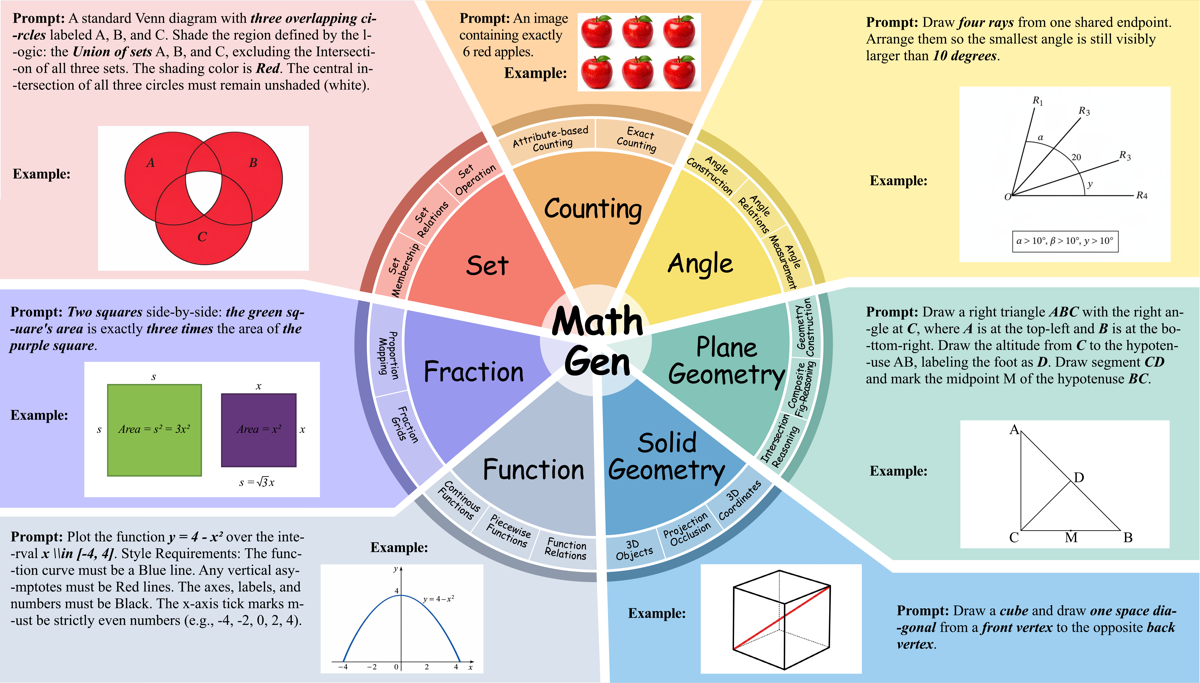
#> input picture assets/7domains.png, 1200 x 683 px
$ python set_43.py --image ../../../assets/7domains.png
#> lines starting #> are read from the running program, lines starting #| are printed output that depends on the picture; after the words box and inside, x2 and y2 are one past the last pixel; in counts of white or black regions, pixels touching at a corner belong together
### data/evaluate_script/evaluator_utils.py
"""Shared utilities for MathGen deterministic evaluator scripts.

These helpers standardize evaluator I/O without changing task-level decisions.
Prompt-specific scripts should keep their mathematical logic local or in a
topic-level common module.
"""

from __future__ import annotations

import argparse
import importlib.util
import json
import os
import re
from pathlib import Path
from typing import Any, Callable, Mapping, Optional


# [4 lines left out: function parse_image_id, not called in this run]


def to_jsonable(value: Any) -> Any:
    """Convert common numpy/scipy scalar and array values to JSON-safe types."""
    if isinstance(value, Mapping):
        return {str(k): to_jsonable(v) for k, v in value.items()}
    if isinstance(value, (list, tuple)):
        return [to_jsonable(v) for v in value]
    if hasattr(value, "item"):
        try:
            return value.item()
        except Exception:
            pass
    if hasattr(value, "tolist"):
        try:
            return value.tolist()
        except Exception:
            pass
    return value


def make_report(passed: bool, criteria: Optional[Mapping[str, Any]] = None, meta: Optional[Mapping[str, Any]] = None) -> dict:
    """Create the canonical evaluator report dictionary."""
    clean_criteria = {str(k): bool(v) for k, v in (criteria or {}).items()}
    return {
        "passed": bool(passed),
        "criteria": clean_criteria,
        "meta": to_jsonable(dict(meta or {})),
    }


def normalize_report(report: Any) -> dict:
    """Normalize legacy bool/list/dict evaluator outputs to the report schema."""
    report = to_jsonable(report)
    if isinstance(report, dict):
        passed = bool(report.get("passed", False))
        criteria = report.get("criteria", {})
        meta = report.get("meta", {})
        extra = {k: v for k, v in report.items() if k not in {"passed", "criteria", "meta"}}
        if extra:
            meta = {**dict(meta or {}), **extra}
        return make_report(passed, criteria, meta)
    if isinstance(report, (list, tuple)) and report:
        return make_report(bool(report[0]), meta={"raw_report": report})
    return make_report(bool(report), meta={"raw_report": report})


def print_report(report: Any, *, indent: int = 2) -> None:
    """Print a normalized evaluator report as JSON."""
    print(json.dumps(normalize_report(report), ensure_ascii=False, indent=indent))


# [17 lines left out: functions load_sibling_module, run_simple_cli, not called in this run]

### data/evaluate_script/set/set_43.py
#!/usr/bin/env python3
from __future__ import annotations
import argparse
import contextlib
import io
import json
import math
import os
import re
import sys
from itertools import combinations, permutations
from pathlib import Path
from typing import Any, Dict, Iterable, List, Optional, Sequence, Tuple
import cv2
import numpy as np
sys.path.insert(0, str(Path(__file__).resolve().parent))
sys.path.insert(0, str(Path(__file__).resolve().parents[1]))
from evaluator_utils import print_report
from ocr_label_utils import find_labels_in_circles, point_in_circle, verify_circle_and_rect_labels, verify_circle_labels
PROMPT_ID = 43
sys.path.insert(0, os.path.dirname(os.path.abspath(__file__)))
CircleI = Tuple[int, int, int]

# [46 lines left out: functions _hough_single, _hough_all, _is_duplicate_circle, detect_exactly_three_circles, not called in this run]

def circles_overlap(c1: CircleI, c2: CircleI, tol: float=5) -> bool:
    dist = np.hypot(c1[0] - c2[0], c1[1] - c2[1])
    return dist < c1[2] + c2[2] + tol

# [67 lines left out: functions all_three_overlap, circle_bool_mask, classify_abc, color_ratio_in_region, black_mask_hsv, broad_fill_mask and 1 more, not called in this run]

def evaluate(image_path: str, color_on_thresh: float=0.35, color_off_thresh: float=0.15, require_all_regions_present: bool=True) -> bool:
    """
    Target: shade U minus (A∪B∪C) in Black — i.e. inside U but outside all three circles.
    Shaded: outside_all_three (complement of circles). Unshaded: inside any circle.
    """
#> called with image_path = '../../../assets/7domains.png', color_on_thresh = 0.35, color_off_thresh = 0.15, require_all_regions_present = True
    c1_exists = os.path.exists(image_path)
    if not c1_exists:
        print('C1_file_exists: False')
        print('C1_image_readable: False')
        print('C2_three_circles_detected: False')
        print('C3_all_regions_correct: False')
        print('Result: FAIL')
        return False
    img = cv2.imread(image_path)
#> img is the input picture: shape (683, 1200, 3); mean B, G, R 202.5, 206.5, 210.4
    c1_readable = img is not None
#> c1_readable = True
    if not c1_readable:
        print('C1_file_exists: True')
        print('C1_image_readable: False')
        print('C2_three_circles_detected: False')
        print('C3_all_regions_correct: False')
        print('Result: FAIL')
        return False
    h, w = img.shape[:2]
#> h = 683; w = 1200
    gray = cv2.cvtColor(img, cv2.COLOR_BGR2GRAY)
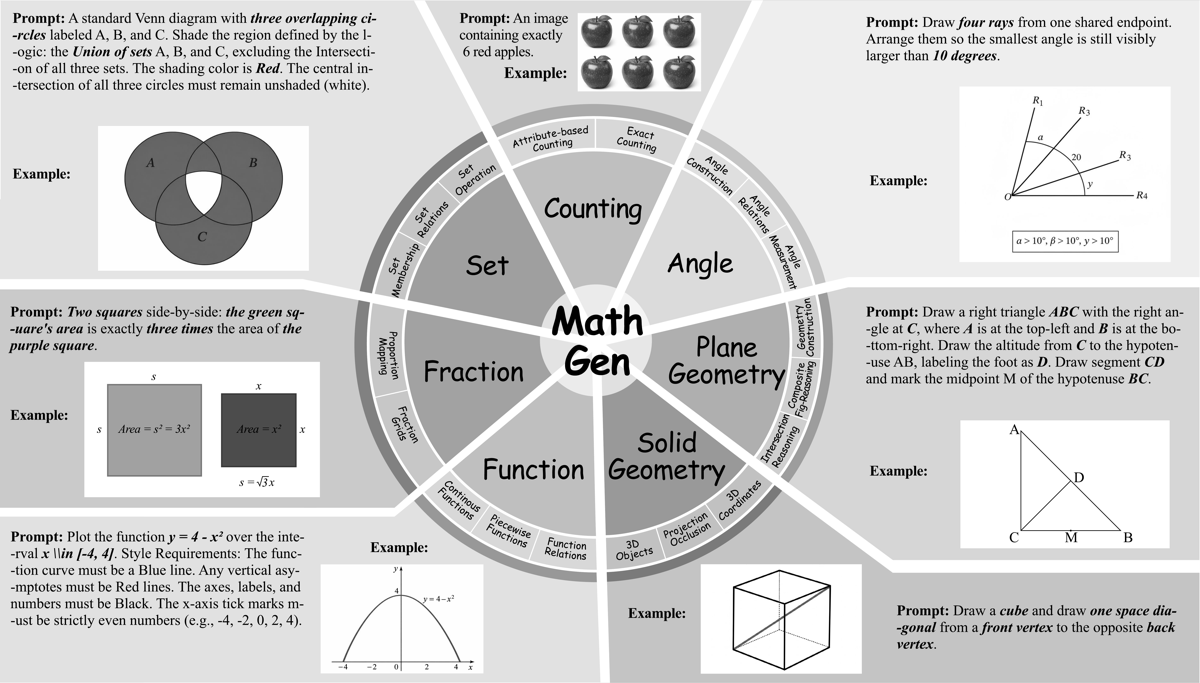
#> gray: shape (683, 1200); min 0, max 255, mean 207.2
    noisy_inv = cv2.threshold(gray, 200, 255, cv2.THRESH_BINARY_INV)[1]
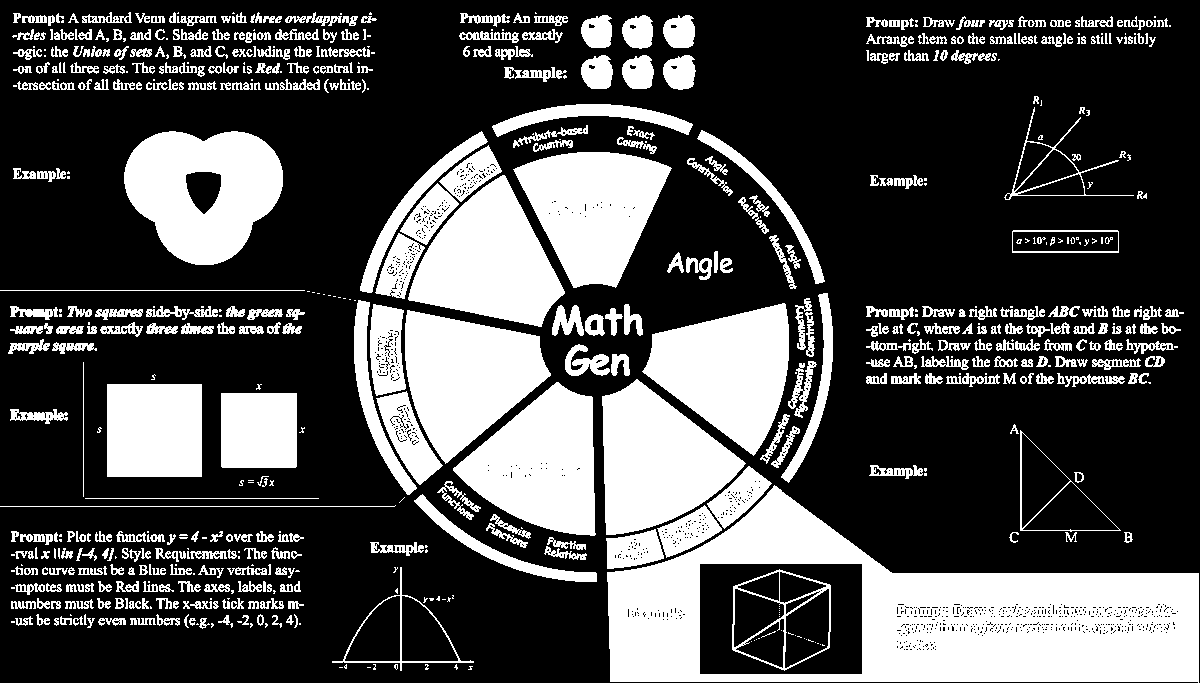
#> noisy_inv: shape (683, 1200); 30.6% white; 688 white regions (200 under 20 px), largest, box (x1, y1, x2, y2) and area: (607, 485, 1199, 683) 55469, (124, 131, 283, 265) 14718, (602, 379, 746, 535) 13989
    noisy_edges = cv2.Canny(noisy_inv, 50, 150)
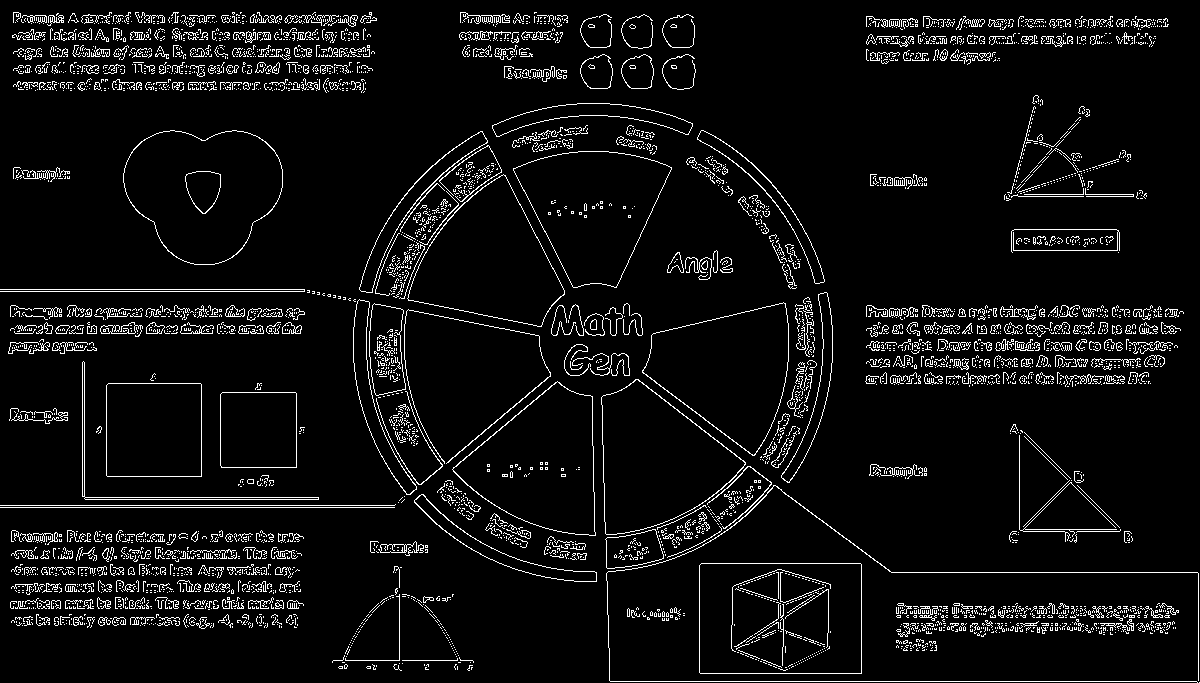
#> noisy_edges: shape (683, 1200); 5.9% white in thin lines or dots
    hsv = cv2.cvtColor(img, cv2.COLOR_BGR2HSV)
#> hsv: shape (683, 1200, 3); mean H, S, V 55, 54.6, 231.1
    colorful = ((hsv[:, :, 1] > 80) & (hsv[:, :, 2] > 100)).astype(np.uint8) * 255
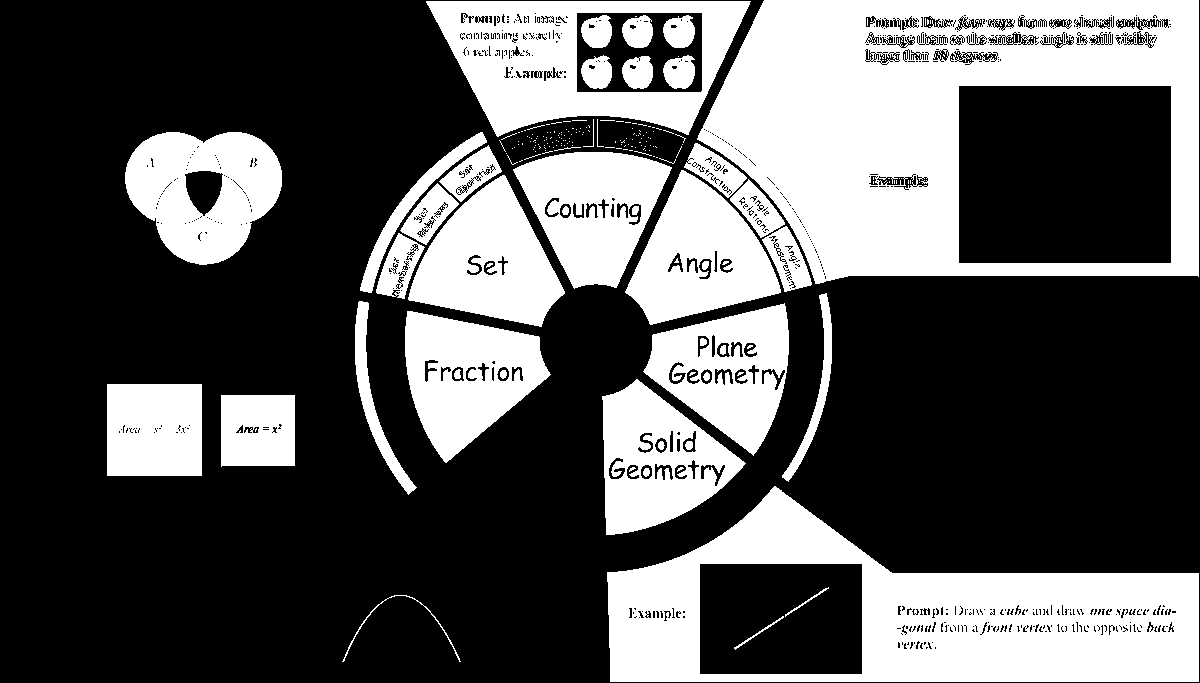
#> colorful: shape (683, 1200); 34.9% white; 245 white regions (201 under 20 px), largest, box (x1, y1, x2, y2) and area: (697, 0, 1199, 284) 81931, (607, 486, 1199, 682) 54904, (426, 1, 751, 137) 21387
    dark_density = cv2.countNonZero(noisy_inv) / float(h * w)
#> dark_density = 0.306
    edge_density = cv2.countNonZero(noisy_edges) / float(h * w)
#> edge_density = 0.0593
    color_density = cv2.countNonZero(colorful) / float(h * w)
#> color_density = 0.349
    if edge_density > 0.18 or (dark_density > 0.3 and color_density > 0.2):
        print('C1_file_exists: True')
        print('C1_image_readable: True')
        print('C2_three_circles_detected: False')
        print('C2_quality_reject: True')
        print('C3_all_regions_correct: False')
        print('Result: FAIL')
        return False
    gray = cv2.medianBlur(gray, 7)
    raw_from_run = _hough_all(gray, h, w)
    fallback_ok = nested_complement_fallback(img, raw_from_run)
    main_circles: List[CircleI] = []
    if len(raw_from_run) >= 4:
        max_r = max((c[2] for c in raw_from_run))
        main_circles = [c for c in raw_from_run if c[2] >= 0.6 * max_r] if max_r > 0 else []
        if len(main_circles) >= 4:
            if fallback_ok:
                print('C1_file_exists: True')
                print('C1_image_readable: True')
                print('C2_three_circles_detected: False')
                print('C3_nested_complement_fallback: True')
                print('Result: PASS')
                return True
            print('C1_file_exists: True')
            print('C1_image_readable: True')
            print('C2_three_circles_detected: False')
            print('C2_exactly_three_circles: False')
            print(f'C2_circles_count: {len(main_circles)}')
            print('C3_all_regions_correct: False')
            print('Result: FAIL')
            return False
    circles_count = len(main_circles) if main_circles else min(len(raw_from_run), 3)
    circles = detect_exactly_three_circles(gray, h, w)
    c2_three = len(circles) == 3
    if not c2_three:
        if fallback_ok:
            print('C1_file_exists: True')
            print('C1_image_readable: True')
            print('C2_three_circles_detected: False')
            print('C3_nested_complement_fallback: True')
            print('Result: PASS')
            return True
        print('C1_file_exists: True')
        print('C1_image_readable: True')
        print('C2_three_circles_detected: False')
        print(f'C2_exactly_three_circles: {circles_count == 3}')
        print(f'C2_circles_count: {circles_count}')
        print('C3_all_regions_correct: False')
        print('Result: FAIL')
        return False
    a_circle, b_circle, c_circle = classify_abc(circles)
    try:
        _ocr_hits = find_labels_in_circles(image_path, circles, target_letters=['A', 'B', 'C'])
        _label_map = {}
        _used = set()
        for _letter in ['A', 'B', 'C']:
            _lh = [(l, cx, cy, c) for l, cx, cy, c in _ocr_hits if l == _letter]
            if not _lh:
                continue
            _lh.sort(key=lambda h: h[3], reverse=True)
            _, _lx, _ly, _ = _lh[0]
            _inside = [i for i, c in enumerate(circles) if point_in_circle(_lx, _ly, c)]
            if _inside and _inside[0] not in _used:
                _used.add(_inside[0])
                _label_map[_letter] = _inside[0]
        if len(_label_map) == 3:
            a_circle = circles[_label_map['A']]
            b_circle = circles[_label_map['B']]
            c_circle = circles[_label_map['C']]
    except Exception:
        pass
    c2_overlap = all_three_overlap(circles)
    if not c2_overlap:
        print('C1_file_exists: True')
        print('C1_image_readable: True')
        print('C2_three_circles_detected: True')
        print(f'C2_circles_overlap: {c2_overlap}')
        print('C3_all_regions_correct: False')
        print('Result: FAIL')
        return False
    cm = black_mask_hsv(img)
    a_mask = circle_bool_mask((h, w), a_circle)
    b_mask = circle_bool_mask((h, w), b_circle)
    c_mask = circle_bool_mask((h, w), c_circle)
    union_abc = a_mask | b_mask | c_mask
    outside_all_three = ~union_abc
    regions: List[Tuple[str, np.ndarray, bool]] = [('outside_all_three', outside_all_three, True), ('inside_any_circle', union_abc, False)]
    per_region_ok: Dict[str, bool] = {}
    for name, region_mask, should_be_shaded in regions:
        if not np.any(region_mask):
            per_region_ok[name] = not require_all_regions_present
            continue
        ratio = color_ratio_in_region(region_mask, cm)
        if should_be_shaded:
            per_region_ok[name] = ratio >= color_on_thresh
        else:
            per_region_ok[name] = ratio <= color_off_thresh
    c3_all = all(per_region_ok.values())
    print(f'C1_file_exists: {c1_exists}')
    print(f'C1_image_readable: {c1_readable}')
    print(f'C2_three_circles_detected: {c2_three}')
    print(f'C2_exactly_three_circles: {circles_count == 3}')
    print(f'C2_circles_count: {circles_count}')
    print(f'C2_circles_overlap: {c2_overlap}')
    for name, _, _ in regions:
        print(f'C3_{name}: {per_region_ok.get(name, False)}')
    print(f'C3_nested_complement_fallback: {fallback_ok}')
    print(f'C3_all_regions_correct: {c3_all}')
    print(f"Result: {('PASS' if c1_exists and c1_readable and c2_three and c2_overlap and (c3_all or fallback_ok) else 'FAIL')}")
    return c1_exists and c1_readable and c2_three and c2_overlap and (c3_all or fallback_ok)

def main() -> None:
    parser = argparse.ArgumentParser(description='Evaluate MathGen set case 43.')
    parser.add_argument('--image', type=str, required=True, help='Path to the generated image.')
    args = parser.parse_args()
    print_report(evaluate(args.image))
if __name__ == '__main__':
    main()
